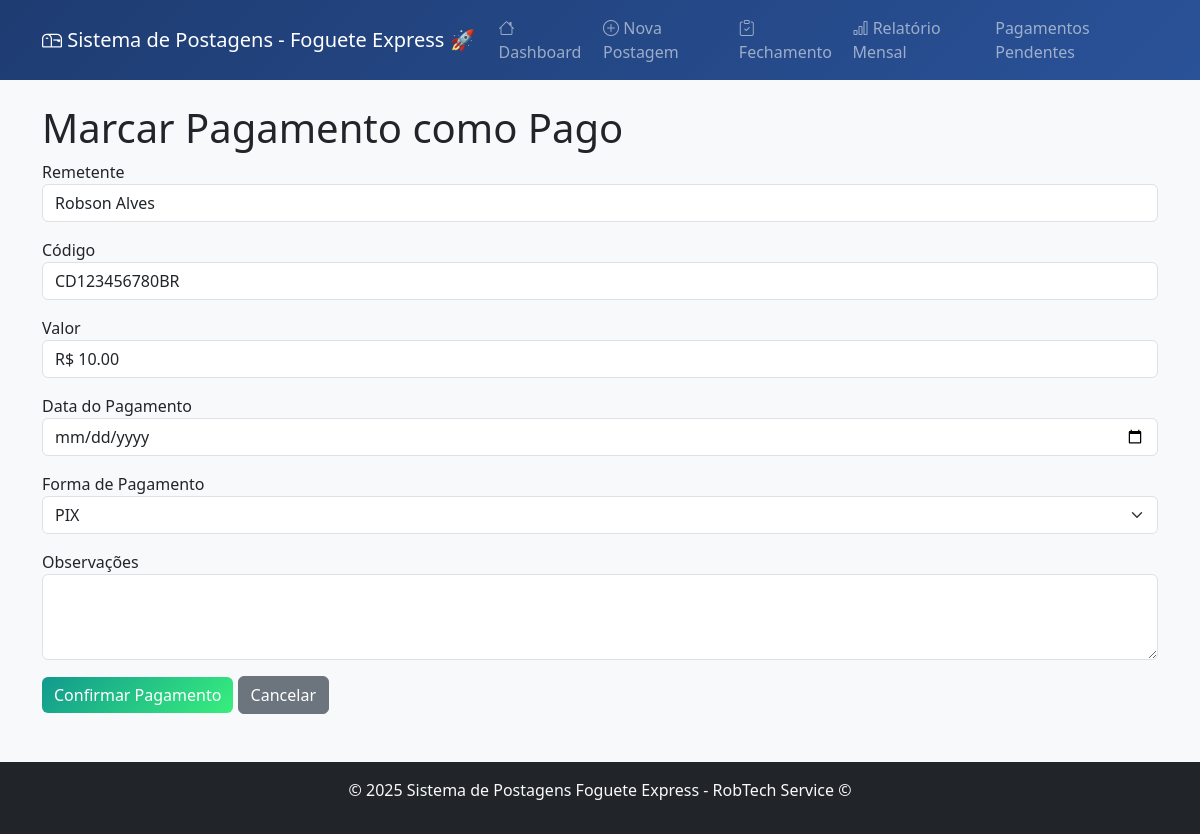
/marcar_pago/2, run on the app's committed database.
### tables this page shows
CREATE TABLE postagens (
                id INTEGER PRIMARY KEY AUTOINCREMENT,
                data_postagem DATE NOT NULL,
                posto INTEGER NOT NULL,
                nome_remetente TEXT NOT NULL,
                codigo_rastreio TEXT UNIQUE NOT NULL,
                valor REAL NOT NULL,
                tipo_postagem TEXT NOT NULL CHECK (tipo_postagem IN ('PAC', 'SEDEX')),
                tipo_pagamento TEXT,
                status TEXT DEFAULT 'POSTADO',
                pagamento_pago INTEGER DEFAULT 0,
                data_pagamento DATE,
                observacoes TEXT,
                data_criacao DATETIME DEFAULT CURRENT_TIMESTAMP
            );

### app.py (the view)
@app.route('/marcar_pago/<int:id>', methods=['GET', 'POST'])
def marcar_pago(id):
    if request.method == 'POST':
        data_pagamento = request.form['data_pagamento']
        tipo_pagamento = request.form['tipo_pagamento']
        observacoes = request.form.get('observacoes', '').strip()
        conn = sistema.conectar()
        cursor = conn.cursor()
        cursor.execute("""
            UPDATE postagens
            SET pagamento_pago = 1,
                data_pagamento = ?,
                tipo_pagamento = ?,
                observacoes = ?
            WHERE id = ?
        """, (data_pagamento, tipo_pagamento, observacoes, id))
        conn.commit()
        conn.close()
        flash('Pagamento marcado com sucesso!', 'success')
        return redirect(url_for('listar_pendentes'))
    else:
        conn = sistema.conectar()
        cursor = conn.cursor()
        cursor.execute("SELECT * FROM postagens WHERE id = ?", (id,))
        postagem = cursor.fetchone()
        conn.close()
        return render_template('marcar_pago.html', postagem=postagem, NOME_POSTO=NOME_POSTO)

### app.py (called while the page is built)
    def conectar(self):
        return sqlite3.connect(self.db_name)

### templates/marcar_pago.html (shortened to what this page needs)
{% extends "base.html" %}
{% block content %}
<h1>Marcar Pagamento como Pago</h1>
<form method="POST">
  <div class="mb-3">
    <label>Remetente</label>
    <input class="form-control" value="{{ postagem[3] }}" readonly>
  </div>
  <div class="mb-3">
    <label>Código</label>
    <input class="form-control" value="{{ postagem[4] }}" readonly>
  </div>
  <div class="mb-3">
    <label>Valor</label>
    <input class="form-control" value="R$ {{ '%.2f'|format(postagem[5]) }}" readonly>
  </div>
  <div class="mb-3">
    <label>Data do Pagamento</label>
    <input type="date" name="data_pagamento" class="form-control" value="{{ postagem[10] or '' }}" required>
  </div>
  <div class="mb-3">
    <label>Forma de Pagamento</label>
    <select name="tipo_pagamento" class="form-select" required>
      <option value="PIX" {% if postagem[7] == 'PIX' %}selected{% endif %}>PIX</option>
    </select>
  </div>
  <div class="mb-3">
    <label>Observações</label>
    <textarea name="observacoes" class="form-control" rows="3">{{ postagem[11] or '' }}</textarea>
  </div>
  <button type="submit" class="btn btn-success">Confirmar Pagamento</button>
  <a href="{{ url_for('listar_pendentes') }}" class="btn btn-secondary">Cancelar</a>
</form>
{% endblock %}

### templates/base.html (style rules this page uses)
body { background-color: #f8f9fa; }
.btn-success { background: linear-gradient(135deg, #11998e, #38ef7d); border: none; }

### data on the page
postagens: nome_remetente "Robson Alves", codigo_rastreio "CD123456780BR", valor "R$ 10.00", tipo_pagamento "PIX"
